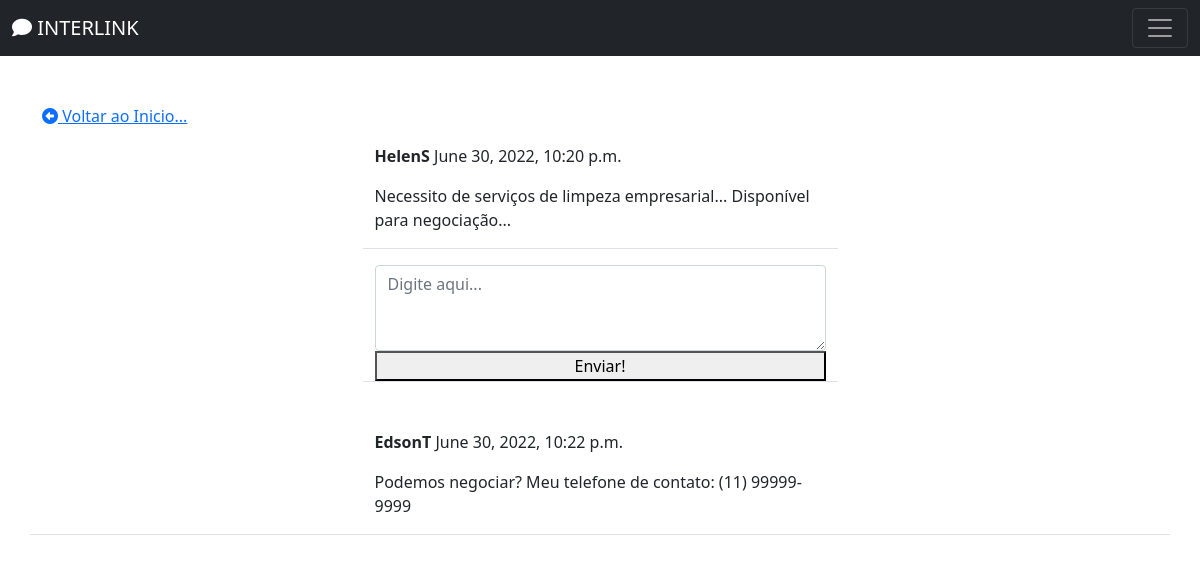
The page /social/post/11 (signed in) on the database its author committed.
### social/models.py (models this page shows)
class Post(models.Model):
    body = models.TextField()
    created_on = models.DateTimeField(default=timezone.now)
    author = models.ForeignKey(User, on_delete=models.CASCADE)

class Comment(models.Model):
    comment = models.TextField()
    created_on = models.DateTimeField(default=timezone.now)
    author = models.ForeignKey(User, on_delete=models.CASCADE)
    post = models.ForeignKey('Post', on_delete=models.CASCADE)

### social/views.py (the view, shortened to what this page needs)
# urls.py: path('post/<int:pk>', PostDetailView.as_view(), name='post-detail'),
class PostDetailView(LoginRequiredMixin, View):
    def get(self, request, pk, *args, **kwargs):
        post = Post.objects.get(pk=pk)
        form = CommentForm()
        comments = Comment.objects.filter(post=post).order_by('-created_on')
        context = {
            'post': post,
            'form': form,
            'comments': comments,
        }
        return render(request, 'social/post_detail.html', context)

### social/forms.py
class CommentForm(forms.ModelForm):
    comment = forms.CharField(
        label='',
        widget=forms.Textarea(attrs={
            'rows': '3',
            'placeholder': 'Digite aqui...'
        })
    )
    class Meta:
        model = Comment
        fields = ['comment']

### social/templates/social/post_detail.html (shortened to what this page needs)
{% extends 'landing/base.html' %}
{% load crispy_forms_tags %}
{% block content %}
<div class="container">
    <div class="row mt-5">
        <div class="col-md-5 col-sm-6">
            <a href="{% url 'post-list' %}" class="btn-grey"><i class="fas fa-arrow-alt-circle-left"></i> Voltar ao Inicio...</a>
        </div>
    </div>
    <div class="row justify-content-center mt-3">
        <div class="col-md-5 col-sm-12 border-bottom">
            <p>
                <strong>{{ post.author }}</strong> {{ post.created_on }}
            </p>
            <p>
                {{ post.body }}
            </p>
        </div>
    </div>
    <div class="row justify-content-center mt-3 mb-5">
        <div class="col-md-5 col-sm-12 border-bottom">
            <form method="POST">
                {{ form | crispy }}
                <div class= "d-grid gap-2">
                    <button class=""btn btn-sucess mt-3">Enviar!</button>
                </div>
        </div>
    </div>
    {% for comment in comments %}
    <div class="row justify-content-center mt-3 mb-5 border-bottom">
        <div class="col-md-5 col-sm-12">
            <p>
                <strong>{{ comment.author }}</strong> {{ comment.created_on }}
            </p>
            <p>{{ comment.comment }}</p>
        </div>
    </div>
    {% endfor %}
</div>
{% endblock content %}

### rows shown on the page
Post: author "HelenS", created_on "June 30, 2022, 10:20 p.m.", body "Necessito de serviços de limpeza empresarial... Disponível para negociação..."
Comment: author "EdsonT", created_on "June 30, 2022, 10:22 p.m.", comment "Podemos negociar? Meu telefone de contato: (11) 99999-9999"
